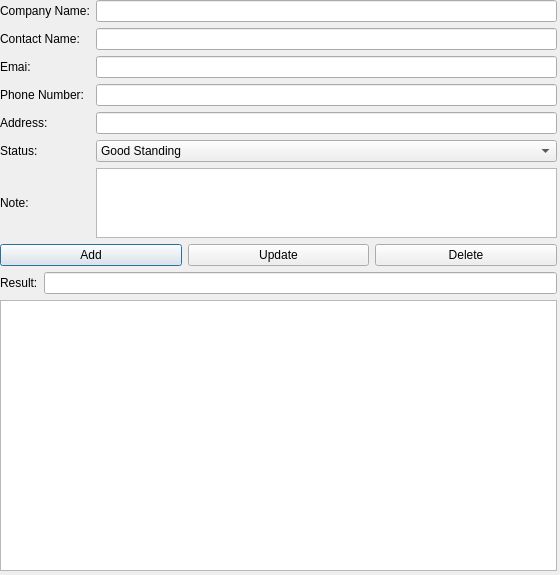
<?xml version="1.0" encoding="UTF-8"?>
<ui version="4.0">
 <class>CustomerDialog</class>
 <widget class="QDialog" name="CustomerDialog">
  <property name="geometry">
   <rect>
    <x>0</x>
    <y>0</y>
    <width>560</width>
    <height>575</height>
   </rect>
  </property>
  <property name="windowTitle">
   <string>Customers</string>
  </property>
  <widget class="QWidget" name="verticalLayoutWidget_3">
   <property name="geometry">
    <rect>
     <x>0</x>
     <y>0</y>
     <width>557</width>
     <height>571</height>
    </rect>
   </property>
   <layout class="QVBoxLayout" name="MainLayout" stretch="1,0,4">
    <item>
     <layout class="QHBoxLayout" name="InputLayout">
      <item>
       <layout class="QGridLayout" name="SelectionGrid" columnstretch="0,0,0" rowminimumheight="0,0,0,0,0,0,0">
        <item row="4" column="2">
         <widget class="QLineEdit" name="AddressText"/>
        </item>
        <item row="2" column="2">
         <widget class="QLineEdit" name="EmailText"/>
        </item>
        <item row="4" column="0">
         <widget class="QLabel" name="AddressLabel">
          <property name="text">
           <string>Address:</string>
          </property>
         </widget>
        </item>
        <item row="1" column="0">
         <widget class="QLabel" name="ContactLabel">
          <property name="text">
           <string>Contact Name:</string>
          </property>
         </widget>
        </item>
        <item row="1" column="2">
         <widget class="QLineEdit" name="ContactText"/>
        </item>
        <item row="0" column="0">
         <widget class="QLabel" name="CompanyLabel">
          <property name="text">
           <string>Company Name:</string>
          </property>
         </widget>
        </item>
        <item row="0" column="2">
         <widget class="QLineEdit" name="CompanyText"/>
        </item>
        <item row="5" column="2">
         <widget class="QComboBox" name="StatusBox">
          <item>
           <property name="text">
            <string>Good Standing</string>
           </property>
          </item>
          <item>
           <property name="text">
            <string>On The Fence</string>
           </property>
          </item>
          <item>
           <property name="text">
            <string>Blacklisted</string>
           </property>
          </item>
         </widget>
        </item>
        <item row="2" column="0">
         <widget class="QLabel" name="EmailLabel">
          <property name="text">
           <string>Emai:</string>
          </property>
         </widget>
        </item>
        <item row="5" column="0">
         <widget class="QLabel" name="StatusLabel">
          <property name="text">
           <string>Status:</string>
          </property>
         </widget>
        </item>
        <item row="3" column="2">
         <widget class="QLineEdit" name="PhoneText"/>
        </item>
        <item row="3" column="0">
         <widget class="QLabel" name="PhoneLabel">
          <property name="text">
           <string>Phone Number:</string>
          </property>
         </widget>
        </item>
        <item row="6" column="0">
         <widget class="QLabel" name="CustomerNote">
          <property name="text">
           <string>Note:</string>
          </property>
         </widget>
        </item>
        <item row="6" column="2">
         <widget class="QTextEdit" name="NoteText"/>
        </item>
       </layout>
      </item>
     </layout>
    </item>
    <item>
     <layout class="QVBoxLayout" name="OutputLayout">
      <item>
       <layout class="QHBoxLayout" name="ModificationLayout">
        <item>
         <widget class="QPushButton" name="AddButton">
          <property name="text">
           <string>Add</string>
          </property>
         </widget>
        </item>
        <item>
         <widget class="QPushButton" name="UpdateButton">
          <property name="text">
           <string>Update</string>
          </property>
         </widget>
        </item>
        <item>
         <widget class="QPushButton" name="DeleteButton">
          <property name="text">
           <string>Delete</string>
          </property>
         </widget>
        </item>
       </layout>
      </item>
      <item>
       <layout class="QHBoxLayout" name="ResultLayout">
        <item>
         <widget class="QLabel" name="OutputLabel">
          <property name="text">
           <string>Result:</string>
          </property>
         </widget>
        </item>
        <item>
         <widget class="QLineEdit" name="OutputText">
          <property name="readOnly">
           <bool>true</bool>
          </property>
         </widget>
        </item>
       </layout>
      </item>
     </layout>
    </item>
    <item>
     <widget class="QTableView" name="CustomerTable"/>
    </item>
   </layout>
  </widget>
 </widget>
 <tabstops>
  <tabstop>CompanyText</tabstop>
  <tabstop>ContactText</tabstop>
  <tabstop>EmailText</tabstop>
  <tabstop>PhoneText</tabstop>
  <tabstop>AddressText</tabstop>
  <tabstop>StatusBox</tabstop>
  <tabstop>NoteText</tabstop>
  <tabstop>AddButton</tabstop>
  <tabstop>UpdateButton</tabstop>
  <tabstop>DeleteButton</tabstop>
  <tabstop>OutputText</tabstop>
  <tabstop>CustomerTable</tabstop>
 </tabstops>
 <resources/>
 <connections/>
</ui>
